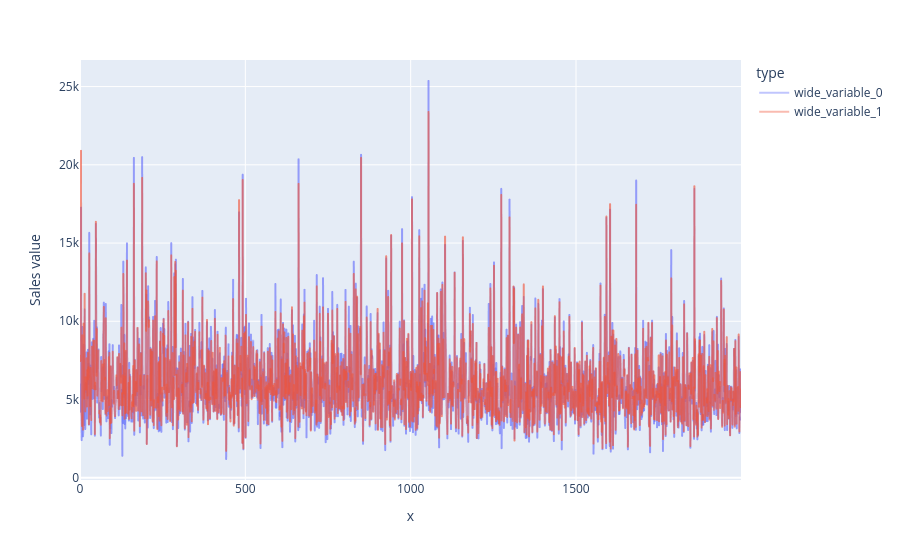

Notebook cell for this chart:
### Code cell
fig = px.line(x=range(len(train_targets[:2000])), y=[list(train_targets[:2000]), list(train_preds[:2000])], labels={'value':'Sales value', 'variable':'type'})
fig.update_traces(opacity=0.4)
fig.update_layout(hovermode='x unified')

### Figure 1 — Plotly figure (JSON) as saved in the notebook; plotly's stock layout.template omitted (floating-point values rounded to 4 significant figures; data arrays with more than 128 entries replaced by an {"elided": "..."} marker saying what was removed)
{"data": [{"hovertemplate": "type=wide_variable_0<br>x=%{x}<br>Sales value=%{y}<extra></extra>", "legendgroup": "wide_variable_0", "line": {"color": "#636efa", "dash": "solid"}, "marker": {"symbol": "circle"}, "mode": "lines", "name": "wide_variable_0", "opacity": 0.4, "showlegend": true, "type": "scattergl", "x": {"elided": "2000 int values"}, "xaxis": "x", "y": {"elided": "2000 float values"}, "yaxis": "y"}, {"hovertemplate": "type=wide_variable_1<br>x=%{x}<br>Sales value=%{y}<extra></extra>", "legendgroup": "wide_variable_1", "line": {"color": "#EF553B", "dash": "solid"}, "marker": {"symbol": "circle"}, "mode": "lines", "name": "wide_variable_1", "opacity": 0.4, "showlegend": true, "type": "scattergl", "x": {"elided": "2000 int values"}, "xaxis": "x", "y": {"elided": "2000 float values"}, "yaxis": "y"}], "layout": {"hovermode": "x unified", "legend": {"title": {"text": "type"}, "tracegroupgap": 0}, "margin": {"t": 60}, "xaxis": {"anchor": "y", "domain": [0, 1], "title": {"text": "x"}}, "yaxis": {"anchor": "x", "domain": [0, 1], "title": {"text": "Sales value"}}}}
